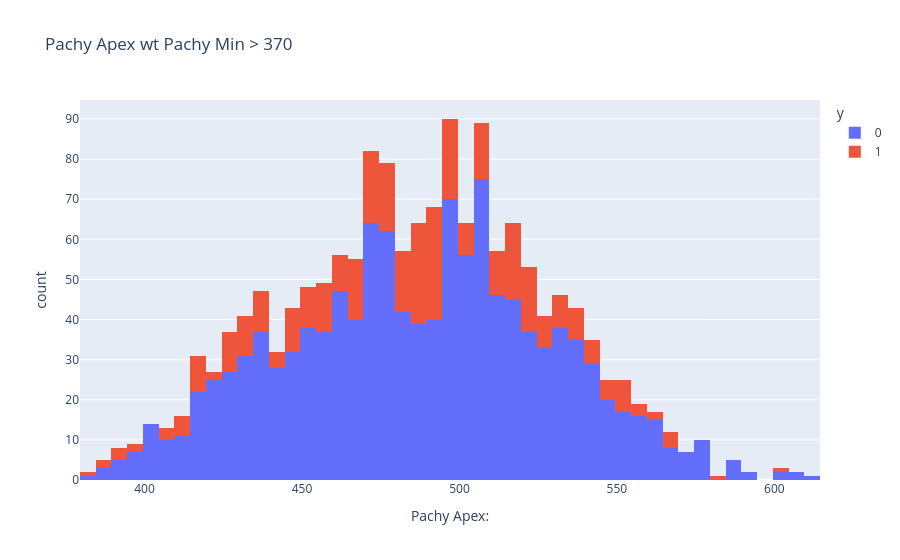
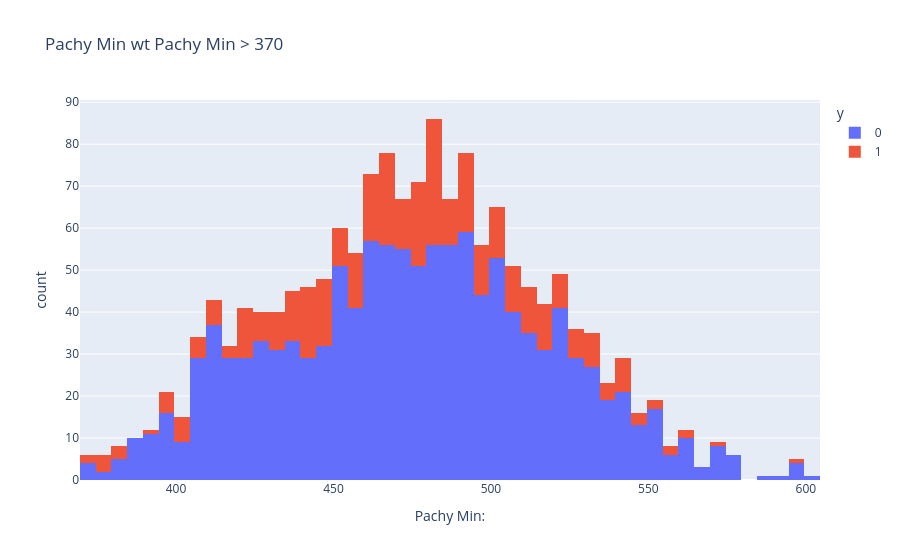
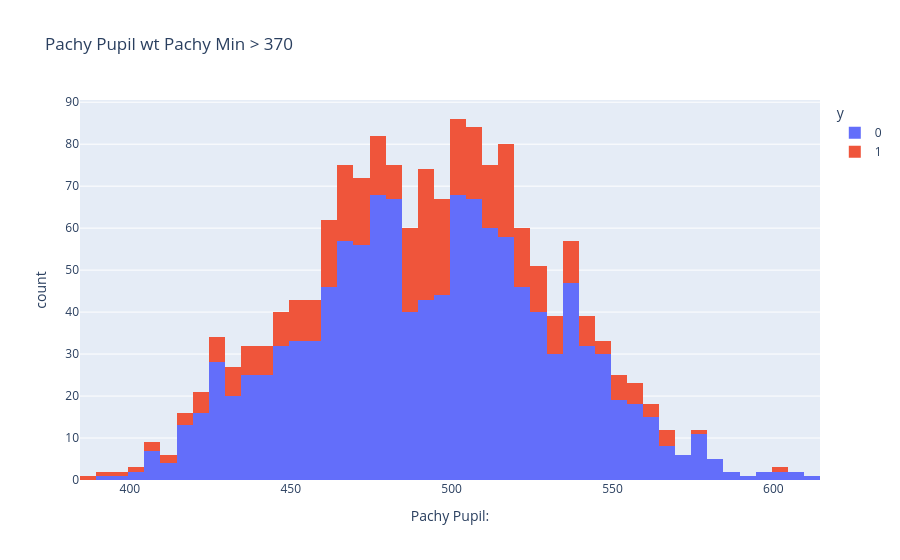

Notebook cell for these charts, in order:
### Markdown cell above
We filter out scan with $Pachy_{Min} <370$

### Code cell
for c in ['Pachy Apex:','Pachy Min:', 'Pachy Pupil:']:
    fig = pex.histogram(data_frame=df[(df.Status=='OK') & (df['Pachy Min:']>370)],x=c, color='y', title=f'{c[:-1]} wt Pachy Min > 370')
    fig.show()

### Figure 1 — Plotly figure (JSON) as saved in the notebook; plotly's stock layout.template omitted (floating-point values rounded to 4 significant figures; data arrays with more than 128 entries replaced by an {"elided": "..."} marker saying what was removed)
{"data": [{"alignmentgroup": "True", "bingroup": "x", "hovertemplate": "y=0<br>Pachy Apex:=%{x}<br>count=%{y}<extra></extra>", "legendgroup": "0", "marker": {"color": "#636efa", "pattern": {"shape": ""}}, "name": "0", "offsetgroup": "0", "orientation": "v", "showlegend": true, "type": "histogram", "x": {"elided": "1231 int values"}, "xaxis": "x", "yaxis": "y"}, {"alignmentgroup": "True", "bingroup": "x", "hovertemplate": "y=1<br>Pachy Apex:=%{x}<br>count=%{y}<extra></extra>", "legendgroup": "1", "marker": {"color": "#EF553B", "pattern": {"shape": ""}}, "name": "1", "offsetgroup": "1", "orientation": "v", "showlegend": true, "type": "histogram", "x": {"elided": "363 int values"}, "xaxis": "x", "yaxis": "y"}], "layout": {"barmode": "relative", "legend": {"title": {"text": "y"}, "tracegroupgap": 0}, "title": {"text": "Pachy Apex wt Pachy Min > 370"}, "xaxis": {"anchor": "y", "domain": [0, 1], "title": {"text": "Pachy Apex:"}}, "yaxis": {"anchor": "x", "domain": [0, 1], "title": {"text": "count"}}}}

### Figure 2 — Plotly figure (JSON) as saved in the notebook; plotly's stock layout.template omitted (floating-point values rounded to 4 significant figures; data arrays with more than 128 entries replaced by an {"elided": "..."} marker saying what was removed)
{"data": [{"alignmentgroup": "True", "bingroup": "x", "hovertemplate": "y=0<br>Pachy Min:=%{x}<br>count=%{y}<extra></extra>", "legendgroup": "0", "marker": {"color": "#636efa", "pattern": {"shape": ""}}, "name": "0", "offsetgroup": "0", "orientation": "v", "showlegend": true, "type": "histogram", "x": {"elided": "1231 int values"}, "xaxis": "x", "yaxis": "y"}, {"alignmentgroup": "True", "bingroup": "x", "hovertemplate": "y=1<br>Pachy Min:=%{x}<br>count=%{y}<extra></extra>", "legendgroup": "1", "marker": {"color": "#EF553B", "pattern": {"shape": ""}}, "name": "1", "offsetgroup": "1", "orientation": "v", "showlegend": true, "type": "histogram", "x": {"elided": "363 int values"}, "xaxis": "x", "yaxis": "y"}], "layout": {"barmode": "relative", "legend": {"title": {"text": "y"}, "tracegroupgap": 0}, "title": {"text": "Pachy Min wt Pachy Min > 370"}, "xaxis": {"anchor": "y", "domain": [0, 1], "title": {"text": "Pachy Min:"}}, "yaxis": {"anchor": "x", "domain": [0, 1], "title": {"text": "count"}}}}

### Figure 3 — Plotly figure (JSON) as saved in the notebook; plotly's stock layout.template omitted (floating-point values rounded to 4 significant figures; data arrays with more than 128 entries replaced by an {"elided": "..."} marker saying what was removed)
{"data": [{"alignmentgroup": "True", "bingroup": "x", "hovertemplate": "y=0<br>Pachy Pupil:=%{x}<br>count=%{y}<extra></extra>", "legendgroup": "0", "marker": {"color": "#636efa", "pattern": {"shape": ""}}, "name": "0", "offsetgroup": "0", "orientation": "v", "showlegend": true, "type": "histogram", "x": {"elided": "1231 int values"}, "xaxis": "x", "yaxis": "y"}, {"alignmentgroup": "True", "bingroup": "x", "hovertemplate": "y=1<br>Pachy Pupil:=%{x}<br>count=%{y}<extra></extra>", "legendgroup": "1", "marker": {"color": "#EF553B", "pattern": {"shape": ""}}, "name": "1", "offsetgroup": "1", "orientation": "v", "showlegend": true, "type": "histogram", "x": {"elided": "363 int values"}, "xaxis": "x", "yaxis": "y"}], "layout": {"barmode": "relative", "legend": {"title": {"text": "y"}, "tracegroupgap": 0}, "title": {"text": "Pachy Pupil wt Pachy Min > 370"}, "xaxis": {"anchor": "y", "domain": [0, 1], "title": {"text": "Pachy Pupil:"}}, "yaxis": {"anchor": "x", "domain": [0, 1], "title": {"text": "count"}}}}
